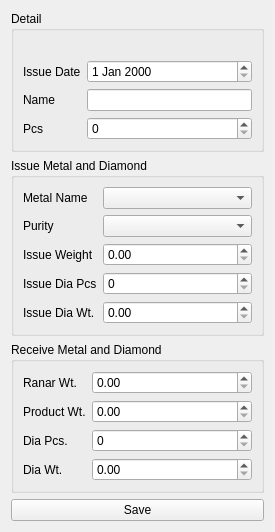
<?xml version="1.0" encoding="UTF-8"?>
<ui version="4.0">
 <class>CastingWidget</class>
 <widget class="QWidget" name="CastingWidget">
  <property name="geometry">
   <rect>
    <x>0</x>
    <y>0</y>
    <width>275</width>
    <height>532</height>
   </rect>
  </property>
  <property name="windowTitle">
   <string>Form</string>
  </property>
  <layout class="QGridLayout" name="gridLayout_4">
   <item row="2" column="0">
    <widget class="QGroupBox" name="issueGroupBox">
     <property name="title">
      <string>Receive Metal and Diamond</string>
     </property>
     <layout class="QGridLayout" name="gridLayout_3">
      <item row="0" column="0">
       <widget class="QLabel" name="label_3">
        <property name="text">
         <string>Ranar Wt.</string>
        </property>
       </widget>
      </item>
      <item row="1" column="0">
       <widget class="QLabel" name="label_10">
        <property name="text">
         <string>Product Wt.</string>
        </property>
       </widget>
      </item>
      <item row="3" column="0">
       <widget class="QLabel" name="label_12">
        <property name="text">
         <string>Dia Wt.</string>
        </property>
       </widget>
      </item>
      <item row="2" column="0">
       <widget class="QLabel" name="label_11">
        <property name="text">
         <string>Dia Pcs.</string>
        </property>
       </widget>
      </item>
      <item row="0" column="1" colspan="3">
       <widget class="QDoubleSpinBox" name="ranarWtDoubleSpinBox"/>
      </item>
      <item row="1" column="1" colspan="3">
       <widget class="QDoubleSpinBox" name="productWtDoubleSpinBox"/>
      </item>
      <item row="3" column="1" colspan="3">
       <widget class="QDoubleSpinBox" name="diaWtDoubleSpinBox"/>
      </item>
      <item row="2" column="1" colspan="3">
       <widget class="QSpinBox" name="diaPcsSpinBox"/>
      </item>
     </layout>
    </widget>
   </item>
   <item row="0" column="0">
    <widget class="QGroupBox" name="receiveGroupBox">
     <property name="title">
      <string>Detail</string>
     </property>
     <layout class="QGridLayout" name="gridLayout_2">
      <item row="2" column="0">
       <widget class="QLabel" name="label_4">
        <property name="text">
         <string>Name</string>
        </property>
       </widget>
      </item>
      <item row="3" column="1">
       <widget class="QSpinBox" name="pcsSpinBox"/>
      </item>
      <item row="2" column="1">
       <widget class="QLineEdit" name="nameLineEdit"/>
      </item>
      <item row="3" column="0">
       <widget class="QLabel" name="label_5">
        <property name="text">
         <string>Pcs</string>
        </property>
       </widget>
      </item>
      <item row="1" column="1">
       <widget class="QDateEdit" name="issueDateEdit"/>
      </item>
      <item row="1" column="0">
       <widget class="QLabel" name="label_2">
        <property name="text">
         <string>Issue Date</string>
        </property>
       </widget>
      </item>
      <item row="0" column="0" colspan="2">
       <widget class="QLabel" name="jobNoLabel">
        <property name="text">
         <string/>
        </property>
        <property name="alignment">
         <set>Qt::AlignmentFlag::AlignCenter</set>
        </property>
       </widget>
      </item>
     </layout>
    </widget>
   </item>
   <item row="1" column="0">
    <widget class="QGroupBox" name="detailGroupBox">
     <property name="title">
      <string>Issue Metal and Diamond</string>
     </property>
     <layout class="QGridLayout" name="gridLayout">
      <item row="2" column="0">
       <widget class="QLabel" name="label_7">
        <property name="text">
         <string>Issue Weight</string>
        </property>
       </widget>
      </item>
      <item row="0" column="0">
       <widget class="QLabel" name="label">
        <property name="text">
         <string>Metal Name</string>
        </property>
       </widget>
      </item>
      <item row="1" column="0">
       <widget class="QLabel" name="label_6">
        <property name="text">
         <string>Purity</string>
        </property>
       </widget>
      </item>
      <item row="4" column="0">
       <widget class="QLabel" name="label_9">
        <property name="text">
         <string>Issue Dia Wt.</string>
        </property>
       </widget>
      </item>
      <item row="3" column="0">
       <widget class="QLabel" name="label_8">
        <property name="text">
         <string>Issue Dia Pcs</string>
        </property>
       </widget>
      </item>
      <item row="1" column="1" colspan="3">
       <widget class="QComboBox" name="metalPurityComboBox"/>
      </item>
      <item row="0" column="1" colspan="3">
       <widget class="QComboBox" name="metalNameComboBox"/>
      </item>
      <item row="3" column="1" colspan="3">
       <widget class="QSpinBox" name="issueDiaPcsSpinBox"/>
      </item>
      <item row="4" column="1" colspan="3">
       <widget class="QDoubleSpinBox" name="issueDiaWtDoubleSpinBox"/>
      </item>
      <item row="2" column="1" colspan="3">
       <widget class="QDoubleSpinBox" name="issueMetalWtDoubleSpinBox"/>
      </item>
     </layout>
    </widget>
   </item>
   <item row="3" column="0">
    <widget class="QPushButton" name="savePushButton">
     <property name="text">
      <string>Save</string>
     </property>
    </widget>
   </item>
  </layout>
 </widget>
 <resources/>
 <connections/>
</ui>
